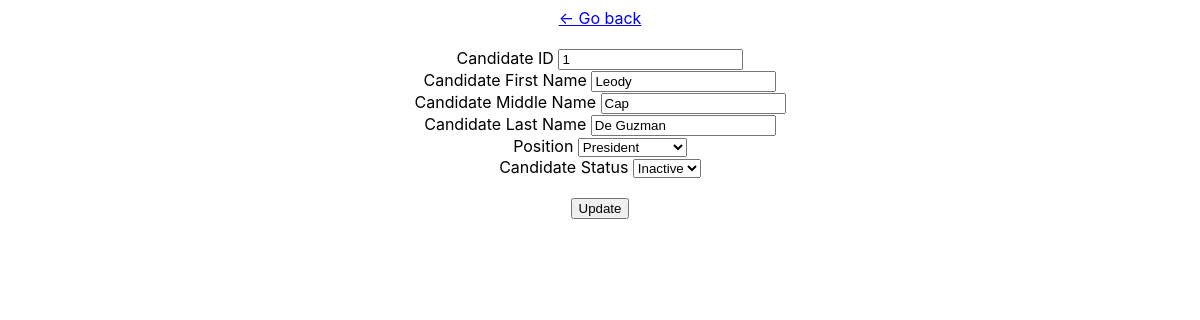
Screenshot of /editcandidate.php?id=1 with the database file from the repository.
### tables this page shows
CREATE TABLE `candidates` (
  `candID` int(11) NOT NULL,
  `candFName` varchar(255) NOT NULL,
  `candMName` varchar(255) NOT NULL,
  `candLName` varchar(255) NOT NULL,
  `posID` int(11) NOT NULL,
  `candStat` varchar(10) NOT NULL
);

### db.php (called while the page is built, shortened)
<?php
function getallrecords($table){
	global $conn;
	$sql = "SELECT * FROM `$table`";
	$query = mysqli_query($conn,$sql);
	$rows = mysqli_fetch_all($query);
	return $rows;
}
function getrecord($table, $field, $value){
	global $conn;
	$sql = "SELECT * FROM `$table` WHERE `$field` = '$value'";
	$query = mysqli_query($conn, $sql);
	$row = mysqli_fetch_all($query);
	if(count($row)>0)
		return $row[0];
}
?>

### editcandidate.php (the view, shortened to what this page needs)
<?php
include('db.php');
if(isset($_GET['id']))
{
	$id = $_GET['id'];
	$cand = getrecord('candidates', 'candID', $id);
}
else
	$id ="";
?>
<html>
	<head>
	<link rel="stylesheet" href="style.css">
	</head>
	<body>
		<form action="editcandidate.php" align="center">
			<a href="dashboard.php"><- Go back</a> <br><br>
			<label for="candID">Candidate ID</label>
			<input type="text" name="candID" id="candID" value="<?php echo $cand[0]; ?>">
			<br>
			<label for="candFName">Candidate First Name</label>
			<input type="text" name="candFName" id="candFName" value="<?php echo $cand[1]; ?>">
			<br>
			<label for="candMName">Candidate Middle Name</label>
			<input type="text" name="candMName" id="candMName" value="<?php echo $cand[2]; ?>">
			<br>
			<label for="candLName">Candidate Last Name</label>
			<input type="text" name="candLName" id="candLName" value="<?php echo $cand[3]; ?>">
			<br>
			<label for="position">Position</label>
			<select id="position" name="position">
				<?php
				$pos = getallrecords('positions');
				foreach($pos as $p){
						if($p[0] == $cand[4])
						echo "<option value='$p[0]' selected>$p[1]</option>";
						else
						echo "<option value='$p[0]' >$p[1]</option>";
				}
				?>
			</select>
			<br>
			<label for="candStat">Candidate Status</label>
				<select id="candStat" name="candStat">
					<?php
						if($cand[5] == 'Inactive')
						echo "<option value='Inactive' selected>Inactive</option>";
						else
						echo "<option value='Inactive'>Inactive</option>";
					?>
				</select>
			<br><br>
			<button type="submit" name="editcandidate">
				Update
			</button>
		</form>
	</body>
</html>

### style.css (style rules this page uses)
body { font-family: "Inter"; }

### rows the page displays
candidates: candID "1", candFName "Leody", candMName "Cap", candLName "De Guzman", candStat "Inactive"

### other values shown
form field position "President"
